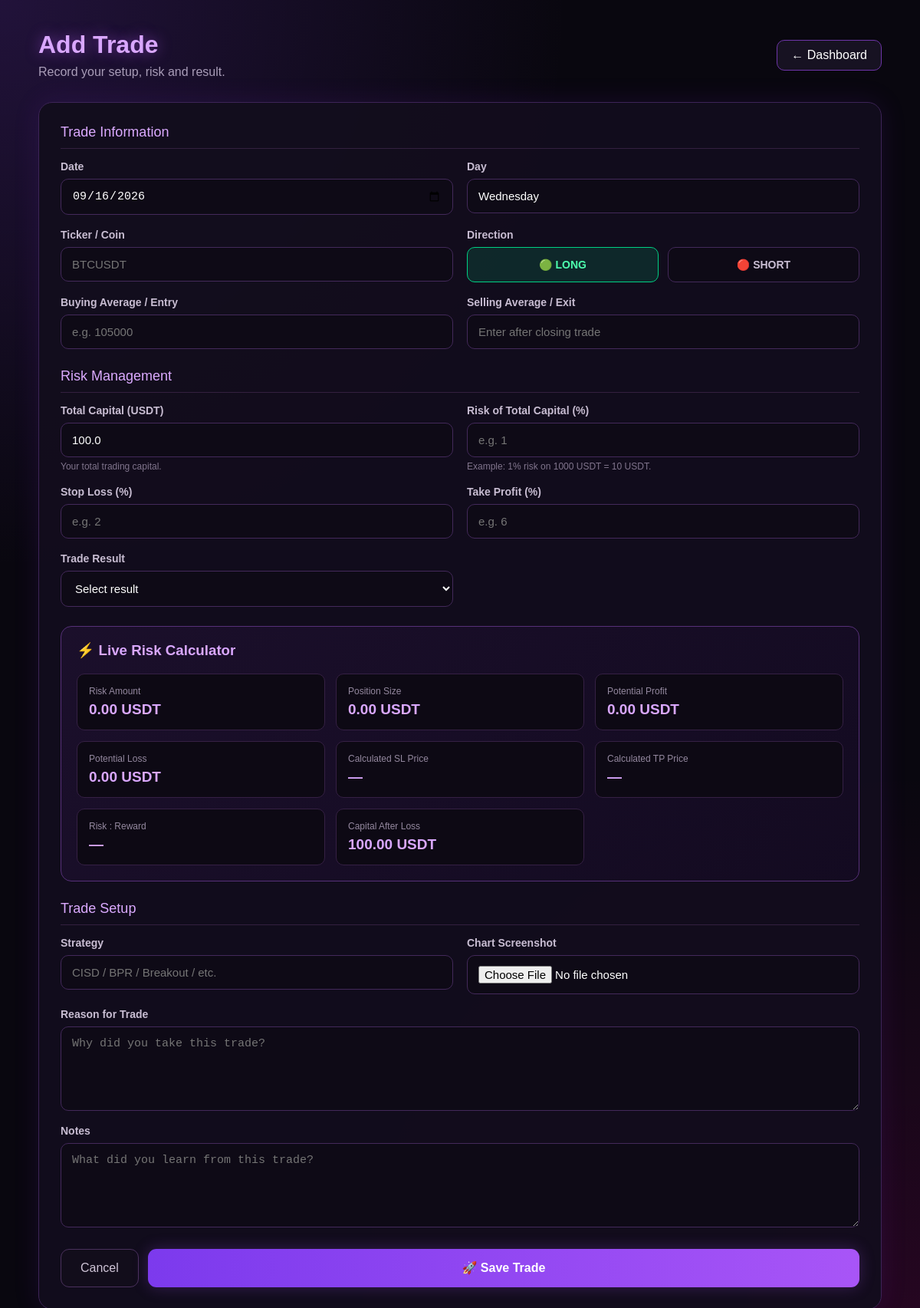
The app's page /add_trade (signed in), older data.
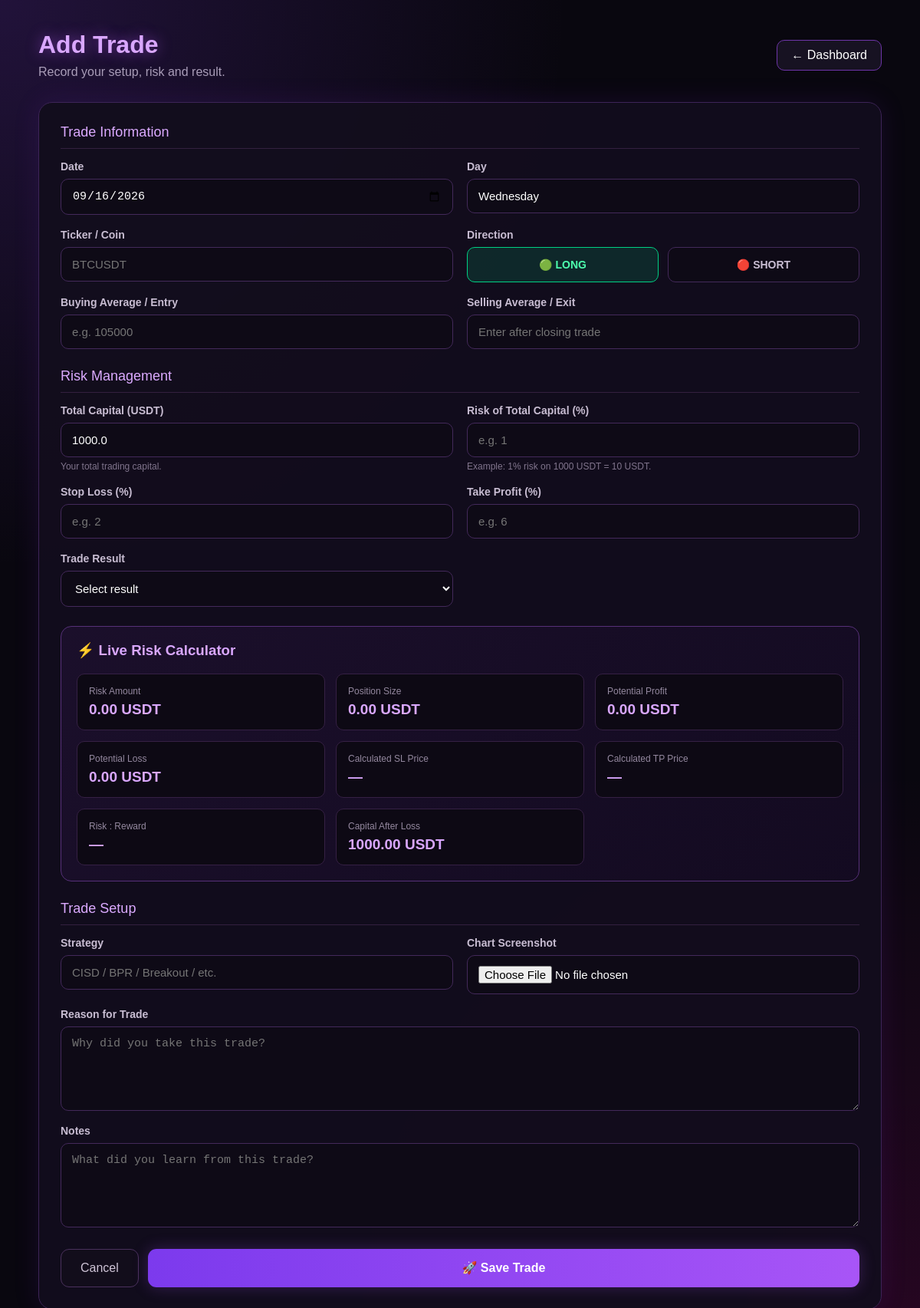
The same page, newer data.
### app.py (models this page shows)
class User(db.Model):
    id = db.Column(
        db.Integer,
        primary_key=True
    )
    email = db.Column(
        db.String(150),
        unique=True,
        nullable=False
    )
    password = db.Column(
        db.String(255),
        nullable=False
    )
    capital_usdt = db.Column(
        db.Float,
        default=0
    )
    trades = db.relationship(
        "Trade",
        backref="user",
        lazy=True,
        cascade="all, delete-orphan"
    )

### app.py (the view, shortened to what this page needs)
@app.route(
    "/add_trade",
    methods=["GET", "POST"]
)
@login_required
def add_trade():
    user = get_current_user()
    return render_template(
        "add_trade.html",
        user=user
    )

### app.py (called while the page is built)
def login_required(function):
    @wraps(function)
    def wrapper(*args, **kwargs):
        if "user_id" not in session:
            return redirect(url_for("login"))
        return function(*args, **kwargs)
    return wrapper

def get_current_user():
    user_id = session.get("user_id")
    if not user_id:
        return None
    return db.session.get(
        User,
        user_id
    )

### templates/add_trade.html (shortened to what this page needs)
<!DOCTYPE html>
<html lang="en">
<head>
</head>
<body>
<div class="container">
    <div class="topbar">
        <div>
            <h1>Add Trade</h1>
            <div class="subtitle">
                Record your setup, risk and result.
            </div>
        </div>
        <a href="{{ url_for('dashboard') }}" class="back-btn">
            ← Dashboard
        </a>
    </div>
    <div class="card">
        <form method="POST"
              action="{{ url_for('add_trade') }}"
              enctype="multipart/form-data">
            <div class="section-title">Trade Information</div>
            <div class="grid">
                <div class="field">
                    <label for="date">Date</label>
                    <input
                        type="date"
                        id="date"
                        name="date"
                        required
                    >
                </div>
                <div class="field">
                    <label for="day">Day</label>
                    <input
                        type="text"
                        id="day"
                        name="day"
                        readonly
                    >
                </div>
                <div class="field">
                    <label for="ticker">Ticker / Coin</label>
                    <input
                        type="text"
                        id="ticker"
                        name="ticker"
                        placeholder="BTCUSDT"
                        required
                    >
                </div>
                <div class="field">
                    <label>Direction</label>
                    <div class="direction-box">
                        <label for="long">
                            🟢 LONG
                        </label>
                        <label for="short">
                            🔴 SHORT
                        </label>
                    </div>
                </div>
                <div class="field">
                    <label for="buying_average">
                        Buying Average / Entry
                    </label>
                    <input
                        type="number"
                        step="any"
                        id="buying_average"
                        name="buying_average"
                        placeholder="e.g. 105000"
                        required
                    >
                </div>
                <div class="field">
                    <label for="selling_average">
                        Selling Average / Exit
                    </label>
                    <input
                        type="number"
                        step="any"
                        id="selling_average"
                        name="selling_average"
                        placeholder="Enter after closing trade"
                    >
                </div>
            </div>
            <div class="section-title">Risk Management</div>
            <div class="grid">
                <div class="field">
                    <label for="capital">
                        Total Capital (USDT)
                    </label>
                    <input
                        type="number"
                        step="any"
                        id="capital"
                        name="capital"
                        value="{{ user.capital_usdt if user else '' }}"
                        placeholder="e.g. 1000"
                    >
                    <div class="hint">
                        Your total trading capital.
                    </div>
                </div>
                <div class="field">
                    <label for="risk">
                        Risk of Total Capital (%)
                    </label>
                    <input
                        type="number"
                        step="any"
                        id="risk"
                        name="risk"
                        placeholder="e.g. 1"
                        required
                    >
                    <div class="hint">
                        Example: 1% risk on 1000 USDT = 10 USDT.
                    </div>
                </div>
                <div class="field">
                    <label for="sl">
                        Stop Loss (%)
                    </label>
                    <input
                        type="number"
                        step="any"
                        id="sl"
                        name="sl"
                        placeholder="e.g. 2"
                        required
                    >
                </div>
                <div class="field">
                    <label for="tp">
                        Take Profit (%)
                    </label>
                    <input
                        type="number"
                        step="any"
                        id="tp"
                        name="tp"
                        placeholder="e.g. 6"
                        required
                    >
                </div>
                <div class="field">
                    <label for="result">Trade Result</label>
                    <select id="result" name="result" required>
                        <option value="">Select result</option>
                    </select>
                </div>
            </div>
            <div class="calculator">
                <h3>⚡ Live Risk Calculator</h3>
                <div class="calc-grid">
                    <div class="calc-box">
                        <div class="calc-label">
                            Risk Amount
                        </div>
                        <div class="calc-value" id="riskAmount">
                        </div>
                    </div>
                    <div class="calc-box">
                        <div class="calc-label">
                            Position Size
                        </div>
                        <div class="calc-value" id="positionSize">
                        </div>
                    </div>
                    <div class="calc-box">
                        <div class="calc-label">
                            Potential Profit
                        </div>
                        <div class="calc-value" id="potentialProfit">
                        </div>
                    </div>
                    <div class="calc-box">
                        <div class="calc-label">
                            Potential Loss
                        </div>
                        <div class="calc-value" id="potentialLoss">
                        </div>
                    </div>
                    <div class="calc-box">
                        <div class="calc-label">
                            Calculated SL Price
                        </div>
                        <div class="calc-value" id="slPrice">
                        </div>
                    </div>
                    <div class="calc-box">
                        <div class="calc-label">
                            Calculated TP Price
                        </div>
                        <div class="calc-value" id="tpPrice">
                        </div>
                    </div>
                    <div class="calc-box">
                        <div class="calc-label">
                            Risk : Reward
                        </div>
                        <div class="calc-value" id="rr">
                        </div>
                    </div>
                    <div class="calc-box">
                        <div class="calc-label">
                            Capital After Loss
                        </div>
                        <div class="calc-value" id="capitalAfterLoss">
                        </div>
                    </div>
                </div>
            </div>
            <div class="section-title">Trade Setup</div>
            <div class="grid">
                <div class="field">
                    <label for="strategy">
                        Strategy
                    </label>
                    <input
                        type="text"
                        id="strategy"
                        name="strategy"
                        placeholder="CISD / BPR / Breakout / etc."
                    >
                </div>
                <div class="field">
                    <label for="screenshot">
                        Chart Screenshot
                    </label>
                    <input
                        type="file"
                        id="screenshot"
                        name="screenshot"
                        accept="image/*"
                    >
                </div>
                <div class="field full">
                    <label for="reason">
                        Reason for Trade
                    </label>
                    <textarea
                        id="reason"
                        name="reason"
                        placeholder="Why did you take this trade?"
                    ></textarea>
                </div>
                <div class="field full">
                    <label for="notes">
                        Notes
                    </label>
                    <textarea
                        id="notes"
                        name="notes"
                        placeholder="What did you learn from this trade?"
                    ></textarea>
                </div>
            </div>
            <div class="buttons">
                <a
                    href="{{ url_for('dashboard') }}"
                    class="cancel-btn"
                >
                    Cancel
                </a>
                <button
                    type="submit"
                    class="save-btn"
                >
                    🚀 Save Trade
                </button>
            </div>
        </form>
    </div>
</div>
</body>
</html>

### templates/add_trade.html (style rules this page uses)
* { box-sizing: border-box; }
body { margin: 0; min-height: 100vh; font-family: Arial, Helvetica, sans-serif; background: radial-gradient(circle at top left, rgba(145, 70, 255, 0.18), transparent 35%), radial-gradient(circle at bottom right, rgba(255, 0, 170, 0.12), transparent 35%), #09070f; color: #f5f0ff; }
.container { width: 92%; max-width: 1100px; margin: 40px auto; }
.topbar { display: flex; justify-content: space-between; align-items: center; margin-bottom: 30px; }
.back-btn { text-decoration: none; color: #ffffff; background: #171222; border: 1px solid #6d35a8; padding: 10px 18px; border-radius: 10px; transition: 0.2s; }
h1 { margin: 0; font-size: 32px; color: #d9a7ff; text-shadow: 0 0 18px rgba(190, 90, 255, 0.5); }
.subtitle { margin-top: 8px; color: #a99db8; }
.card { background: rgba(18, 13, 29, 0.95); border: 1px solid #3d2457; border-radius: 18px; padding: 28px; box-shadow: 0 0 35px rgba(130, 45, 220, 0.12); }
.section-title { color: #dbaaff; font-size: 18px; margin: 25px 0 15px; border-bottom: 1px solid #33203f; padding-bottom: 10px; }
.section-title:first-child { margin-top: 0; }
.grid { display: grid; grid-template-columns: repeat(2, 1fr); gap: 18px; }
.field { display: flex; flex-direction: column; }
.field.full { grid-column: 1 / -1; }
label { margin-bottom: 8px; color: #c8bdd2; font-size: 14px; font-weight: bold; }
input, select, textarea { width: 100%; padding: 13px 14px; border-radius: 10px; border: 1px solid #43295a; background: #0e0a16; color: #ffffff; outline: none; font-size: 15px; }
textarea { min-height: 110px; resize: vertical; }
.direction-box { display: flex; gap: 12px; }
.direction-box label { flex: 1; margin: 0; padding: 14px; text-align: center; border: 1px solid #43295a; border-radius: 10px; cursor: pointer; background: #0e0a16; transition: 0.2s; }
#long:checked + label { background: rgba(0, 200, 120, 0.15); border-color: #00d084; color: #4dffae; }
.calculator { margin-top: 25px; padding: 20px; border-radius: 14px; border: 1px solid #563078; background: linear-gradient( 135deg, rgba(98, 38, 150, 0.12), rgba(20, 10, 35, 0.7) ); }
.calculator h3 { margin-top: 0; color: #d9a7ff; }
.calc-grid { display: grid; grid-template-columns: repeat(3, 1fr); gap: 14px; }
.calc-box { background: #0d0914; border: 1px solid #352044; border-radius: 10px; padding: 15px; }
.calc-label { font-size: 12px; color: #94889f; margin-bottom: 6px; }
.calc-value { font-size: 19px; font-weight: bold; color: #d9a7ff; }
.buttons { display: flex; gap: 12px; margin-top: 28px; }
.save-btn { flex: 1; padding: 15px; border: none; border-radius: 11px; cursor: pointer; color: white; font-size: 16px; font-weight: bold; background: linear-gradient(90deg, #7c3aed, #a855f7); box-shadow: 0 0 20px rgba(168, 85, 247, 0.25); transition: 0.2s; }
.cancel-btn { padding: 15px 25px; border-radius: 11px; border: 1px solid #4a315c; background: #120d1b; color: #cfc4d7; text-decoration: none; display: flex; align-items: center; }
.hint { color: #81758d; font-size: 12px; margin-top: 5px; }

Row changes from the older to the newer data that the page shows:
changed User: capital "100.0" → "1000.0"
Text that changed along with them:
text written by a page script: "100.00 USDT" → "1000.00 USDT"
